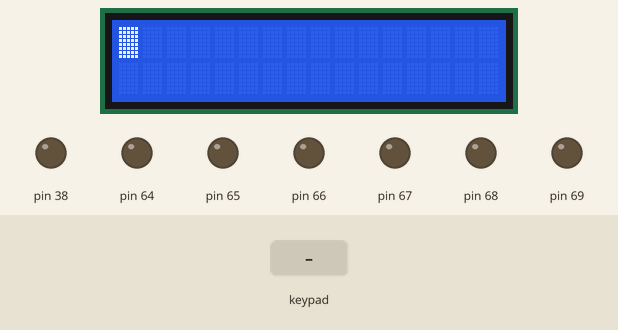
Bench run of a sketch on a simulated Arduino Mega 2560, built with avr-gcc and run on an emulated ATmega2560. Parts: 16×2 character LCD, output pins drawn as LEDs (lit = HIGH). Wiring (from diagram.json): character LCD (HD44780): RS pin 63; E pin 62; data pin 54, pin 55, pin 56, pin 57, pin 58, pin 59, pin 60, pin 61. Wiring (inferred from the signals the program sends): 4×4 keypad with keys 1 2 3 A 4 5 6 B 7 8 9 C * 0 # D (labels assumed): rows pin 21, pin 20, pin 19, pin 18; columns pin 22, pin 23, pin 24, pin 25. The inputs (shaded band) are chosen by the test bench. Pins used as bus, display or sensor lines are not drawn.

Above: at 2.3 s.
2.4 s: keypad keys 1 2 A pressed 0.4 s apart
At 4.7 s:
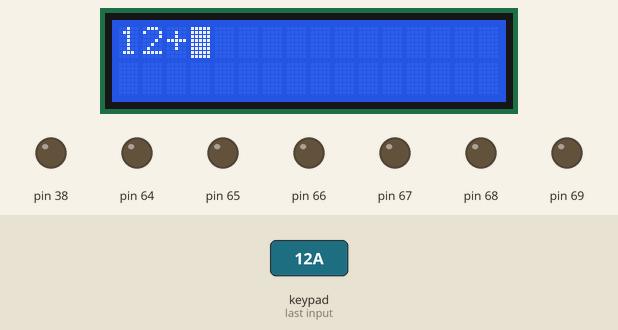
5.1 s: key 'A' pressed
At 6.1 s:
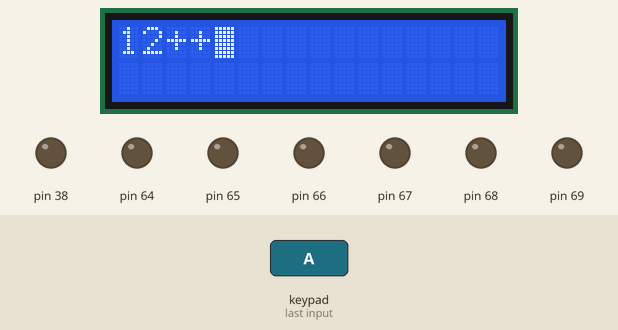
6.7 s: key 'C' pressed
At 7.3 s:
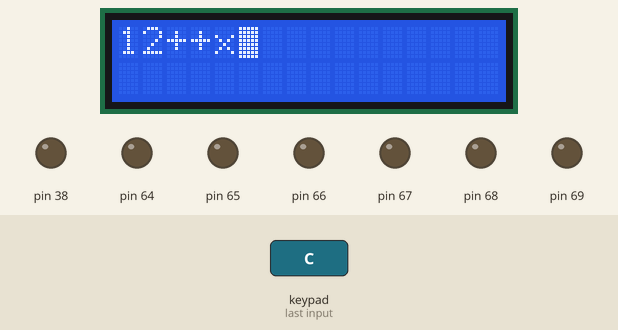
8.3 s: keypad keys 1 2 D pressed 0.4 s apart
At 10.4 s:
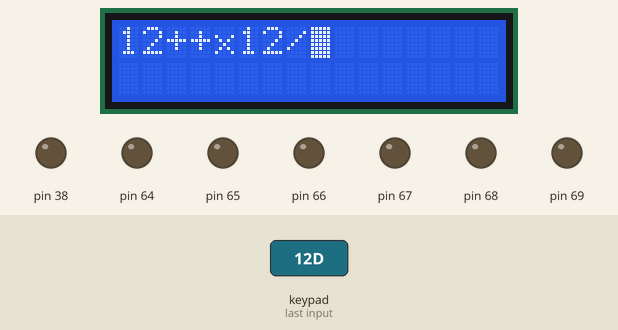
11.0 s: key 'D' pressed
At 12.0 s:
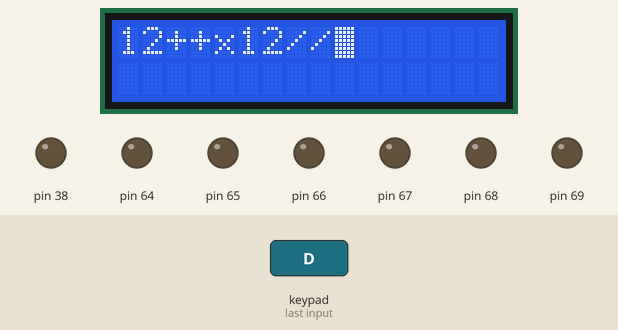
12.6 s: keypad keys 2 5 A pressed 0.4 s apart
At 14.8 s:
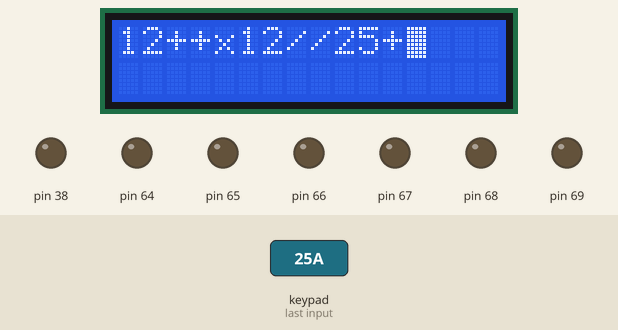
Timing chart, 0 to 16.3 s (numbered marks = the images above; inputs shaded):
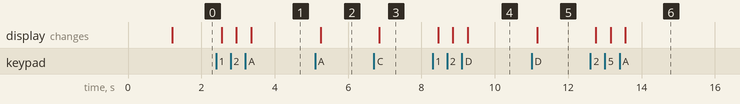

Measured:
- after the input at 2.4 s, the display: first changes after 0.16 s (image 1 shows a later state)
- after the input at 5.1 s, the display: changes after 0.15 s (image 2)
- after the input at 6.7 s, the display: changes after 0.15 s (image 3)
- after the input at 8.3 s, the display: first changes after 0.16 s (image 4 shows a later state)
- after the input at 11.0 s, the display: changes after 0.16 s (image 5)
- after the input at 12.6 s, the display: first changes after 0.16 s (image 6 shows a later state)

The sketch:

sketch.ino
```cpp
#include "port.h"
#include "lcd.h"
#include "operations.h"
#include "keypad.h"

extern char index, expression[30];

void setup() {
  init_port();
  set_port();
  init_lcd();
  sendString("   Welcome To   ");
  out_inst(0xC3);  //Instruction for moving to the second line and C3 is the address to which the cursor get moves
  sendString("CALCULATOR");
  delay1(450);
  clearLcd();
}

void loop() {
  index = 0;
  getKey();
  expression[index] = '$'; //symbol for End of each string
  split_numbers();
  convertToIntegers();
  calculate();
}
```

operations.h
```cpp
#ifndef OPERATIONS_H
#define OPERATIONS_H

long power(char,char);
void calculate(void);

#endif
```

operations.ino
```cpp
#include "stdio.h"
#include "operations.h"

extern char result[10], symbol;

long power(char a,char b)
{
  long x = 1;
  a = a - 48;
  for(char i=0;i<b;i++)
    x = x*10;
  return (a*x);
}

void calculate()
{
  switch(symbol){
    case '+': sprintf(result,"%ld",N1+N2);
              out_inst(0xC0);
              sendString(result);
              break;
    case '-': sprintf(result,"%ld",N1-N2);
              out_inst(0xC0);
              sendString(result);
              break;
    case 'x': sprintf(result,"%ld",N1*N2);
              out_inst(0xC0);
              sendString(result);
              break;
    case '/': if(N2==0)
              {
                out_inst(0xC0);
                sendString("   MATH ERROR   ");
              }
              else
              {
                double y = (double)N1/N2;
                dtostrf(y,16,16,result);
                out_inst(0xC0);
                sendString(result);
             }
             break;
    default: sendString("INVALID INPUTS");
             break;
  }
  return;
}
```

keypad.h
```cpp
#ifndef KEYPAD_H
#define KEYPAD_H

void getKey(void);
void convertToIntegers(void);
void split_numbers(void);

#endif
```

keypad.ino
```cpp
#include "keypad.h"

extern volatile char *row, *col;
extern char expression[30],index,num1[10],num2[10],rough,temp,temp1,symbol;
extern long N1, N2;

void getKey()
{
  for(char i = 0;i<4;i=(i+1)%4){   //scanning each rows
    *row = (1<<i);
    if((*row&1)==1){
      if((*col&1)==1) {
        while((*col&1)==1); sendData('1');
        expression[index++] = '1';
      }
      else if((*col&2)==2){
         while((*col&2)==2); sendData('2');
         expression[index++] = '2';
      }
      else if((*col&4)==4){
        while((*col&4)==4); sendData('3');
        expression[index++] = '3';
      }
       else if((*col&8)==8) {
        while((*col&8)==8); sendData('+');
        expression[index++] = '+';
       }
    }
    if((*row&2)==2){
      if((*col&1)==1) {
        while((*col&1)==1); sendData('4');
        expression[index++] = '4';
      }
      else if((*col&2)==2){
         while((*col&2)==2); sendData('5');
         expression[index++] = '5';
      }
      else if((*col&4)==4){
        while((*col&4)==4); sendData('6');
        expression[index++] = '6';
      }
       else if((*col&8)==8) {
        while((*col&8)==8); sendData('-');
        expression[index++] = '-';
      }
    }
    if((*row&4)==4){
      if((*col&1)==1) {
        while((*col&1)==1); sendData('7');
        expression[index++] = '7';
      }
      else if((*col&2)==2){
         while((*col&2)==2); sendData('8');
         expression[index++] = '8';
      }
      else if((*col&4)==4){
        while((*col&4)==4); sendData('9');
        expression[index++] = '9';
      }
       else if((*col&8)==8) {
        while((*col&8)==8); sendData('x');
        expression[index++] = 'x';
       }
    }
    if((*row&8)==8){
      if((*col&1)==1) {
        while((*col&1)==1);
        clearLcd();
        loop();
      }
      else if((*col&2)==2){
         while((*col&2)==2); sendData('0');
         expression[index++] = '0';
      }
      else if((*col&4)==4){
        while((*col&4)==4); return;
      }
       else if((*col&8)==8) {
        while((*col&8)==8); sendData('/');
        expression[index++] = '/';
      }
    }
    else delay1(1);
  }
}


void convertToIntegers()
{
  char k=0;
  N1 = 0; N2 = 0;
  for(char i=rough-2;i>=0;i--){
      N1 = N1 + power(num1[i],k);
      k++;
  }
  k = 0;
  for(char i=temp1-1;i>=0;i--){
     N2 = N2 + power(num2[i],k);
     k++;
  }
  return;
}

void split_numbers()
{
  temp = 0; temp1 = 0;
  while((expression[temp]!='+')&&(expression[temp]!='-')&&(expression[temp]!='x')&&(expression[temp]!='/')){
     num1[temp] = expression[temp];
     temp++;
  }
  symbol = expression[temp];
  num1[temp++] = '$';
  rough = temp;
  if(!isdigit(expression[temp])) loop();
  while(expression[temp]!='$'){
    num2[temp1] = expression[temp];
    temp++;
    temp1++;
  }
  num2[temp1] = '$';
  return;
}
```

lcd.h
```cpp
#ifndef LCD_H
#define LCD_H

void clearLcd(void);
void sendData(char);
void sendString(char*);
void controlF(void);
void out_inst(char);
void init_lcd(void);

#endif
```

lcd.ino
```cpp
#include "lcd.h"

extern volatile char *out,*control;

void clearLcd()
{
  *out = 1;
  *control = 0;
  delay1(2);
  *control = 1;
  delay1(2);
  *control = 0;
  delay1(2);
}

void sendData(char stringData)
{
  *out = stringData;
  *control = 2;
  delay1(1);
  *control = 3;
  delay1(1);
  *control = 2;
  delay1(1);
}

void sendString(char *ptr)
{
   while(*ptr!=NULL){
      sendData(*ptr);
      ptr++;
   }
}

void controlF()
{
   *control = 0x00;
   delay1(1);
   *control = 0x01;
   delay1(1);
   *control = 0x00;
   delay1(1);
}

void out_inst(char outInst)
{
   *out = outInst;  //always send control signal after sending the data first
   controlF();
}

void init_lcd()     //initialising LCD instructions
{
   out_inst(60); //8 bit data - 5*11 and 2 lines display
   out_inst(15); //display and cursor and cursor blink
   out_inst(6); //increment of AC (i.e) cursor moving direction
}
```

port.h
```cpp
#ifndef PORT_H
#define PORT_H

void delay1(int);
void init_port(void);
void set_port(void);

#endif
```

port.ino
```cpp
#include "port.h"

volatile char *control,*out,*row,*col;

char num1[10],num2[10];
char expression[30];
char result[10];
char symbol;
char index = 0;
char temp = 0,temp1 = 0;
char rough = 0;

long N1 = 0, N2 = 0;

void delay1(int a) //a = 225 ---> 1 second
{
   volatile long i;
   while(a){
     for(i = 1;i<=1000;i++);
     a--;
   }
}

void init_port()
{
  //portF --> out
  //portK --> control
  //portA --> col
  //portD --> row
  char *dirF,*dirK,*dirA,*dirD;
  dirF = 0x30; dirK = 0x107;
  dirA = 0x21; dirD = 0x2A;
  *dirA = 0x00; *dirF = 0xFF;
  *dirK = 0xFF; *dirD = 0xFF;
}

void set_port()
{
   col = 0x20; out = 0x31;
   row = 0x2B; control = 0x108;
}
```
